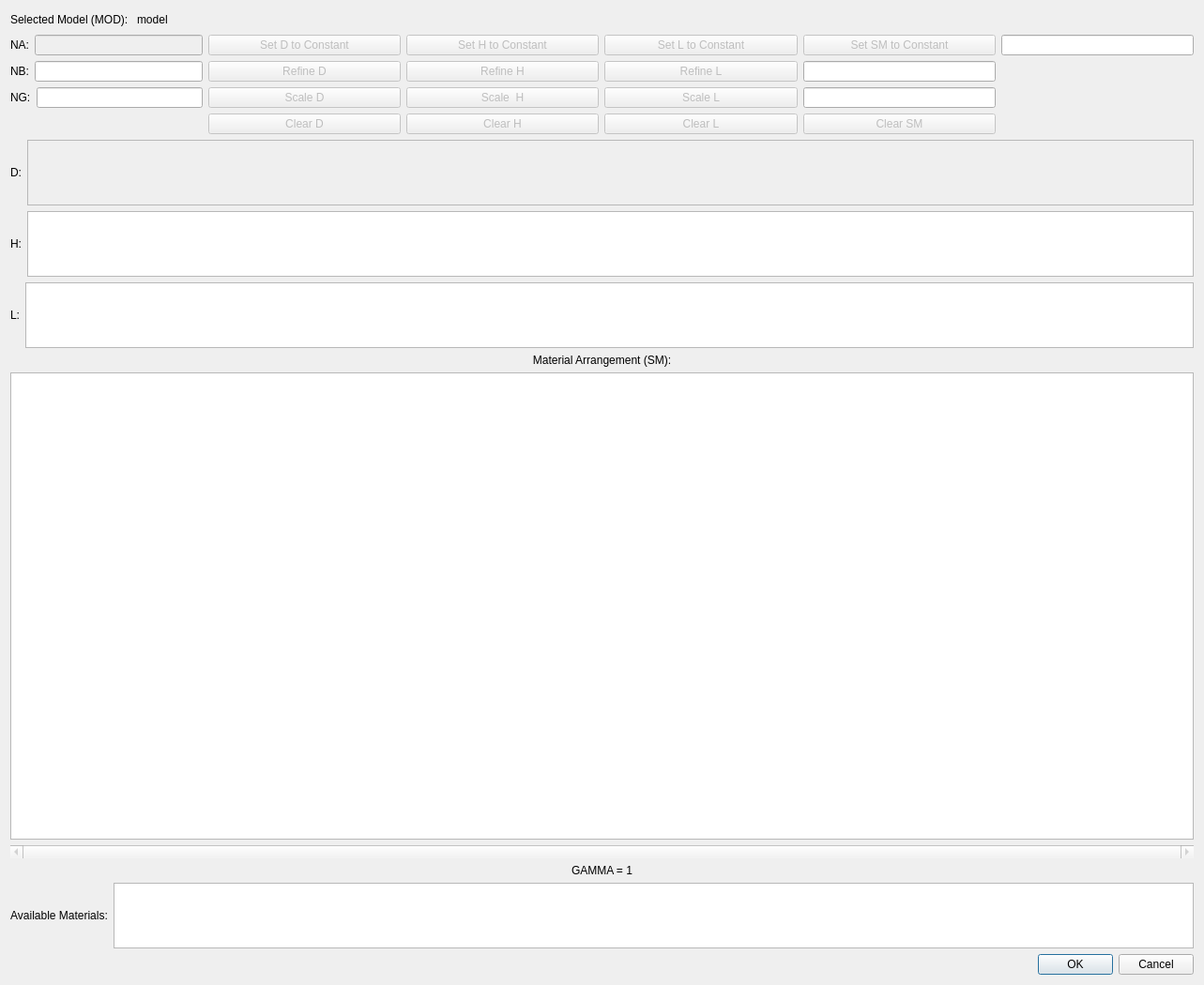
<?xml version="1.0" encoding="UTF-8"?>
<ui version="4.0">
 <class>user_ruc_dialog</class>
 <widget class="QDialog" name="user_ruc_dialog">
  <property name="geometry">
   <rect>
    <x>0</x>
    <y>0</y>
    <width>1283</width>
    <height>1050</height>
   </rect>
  </property>
  <property name="sizePolicy">
   <sizepolicy hsizetype="Fixed" vsizetype="Fixed">
    <horstretch>0</horstretch>
    <verstretch>0</verstretch>
   </sizepolicy>
  </property>
  <property name="windowTitle">
   <string>Define inputs for user RUC...</string>
  </property>
  <layout class="QVBoxLayout" name="verticalLayout_3">
   <item>
    <layout class="QHBoxLayout" name="horizontalLayout_5">
     <item>
      <widget class="QLabel" name="mod_label_text">
       <property name="text">
        <string>Selected Model (MOD): </string>
       </property>
      </widget>
     </item>
     <item>
      <widget class="QLabel" name="mod_label">
       <property name="text">
        <string>model</string>
       </property>
      </widget>
     </item>
     <item>
      <spacer name="horizontalSpacer_2">
       <property name="orientation">
        <enum>Qt::Horizontal</enum>
       </property>
       <property name="sizeHint" stdset="0">
        <size>
         <width>40</width>
         <height>20</height>
        </size>
       </property>
      </spacer>
     </item>
    </layout>
   </item>
   <item>
    <layout class="QGridLayout" name="gridLayout">
     <item row="0" column="0">
      <layout class="QHBoxLayout" name="horizontalLayout_4">
       <item>
        <widget class="QLabel" name="na_label">
         <property name="text">
          <string>NA:</string>
         </property>
        </widget>
       </item>
       <item>
        <widget class="QLineEdit" name="na_edit">
         <property name="enabled">
          <bool>false</bool>
         </property>
        </widget>
       </item>
      </layout>
     </item>
     <item row="0" column="1">
      <widget class="QPushButton" name="setD_pb">
       <property name="enabled">
        <bool>false</bool>
       </property>
       <property name="sizePolicy">
        <sizepolicy hsizetype="Expanding" vsizetype="Expanding">
         <horstretch>0</horstretch>
         <verstretch>0</verstretch>
        </sizepolicy>
       </property>
       <property name="text">
        <string>Set D to Constant</string>
       </property>
      </widget>
     </item>
     <item row="0" column="2">
      <widget class="QPushButton" name="setH_pb">
       <property name="enabled">
        <bool>false</bool>
       </property>
       <property name="sizePolicy">
        <sizepolicy hsizetype="Expanding" vsizetype="Expanding">
         <horstretch>0</horstretch>
         <verstretch>0</verstretch>
        </sizepolicy>
       </property>
       <property name="text">
        <string>Set H to Constant</string>
       </property>
      </widget>
     </item>
     <item row="0" column="3">
      <widget class="QPushButton" name="setL_pb">
       <property name="enabled">
        <bool>false</bool>
       </property>
       <property name="sizePolicy">
        <sizepolicy hsizetype="Expanding" vsizetype="Expanding">
         <horstretch>0</horstretch>
         <verstretch>0</verstretch>
        </sizepolicy>
       </property>
       <property name="text">
        <string>Set L to Constant</string>
       </property>
      </widget>
     </item>
     <item row="0" column="4">
      <widget class="QPushButton" name="setSM_pb">
       <property name="enabled">
        <bool>false</bool>
       </property>
       <property name="sizePolicy">
        <sizepolicy hsizetype="Expanding" vsizetype="Expanding">
         <horstretch>0</horstretch>
         <verstretch>0</verstretch>
        </sizepolicy>
       </property>
       <property name="text">
        <string>Set SM to Constant</string>
       </property>
      </widget>
     </item>
     <item row="0" column="5">
      <widget class="QLineEdit" name="val_edit">
       <property name="sizePolicy">
        <sizepolicy hsizetype="Expanding" vsizetype="Expanding">
         <horstretch>0</horstretch>
         <verstretch>0</verstretch>
        </sizepolicy>
       </property>
       <property name="toolTip">
        <string>Input constant value</string>
       </property>
      </widget>
     </item>
     <item row="1" column="0">
      <layout class="QHBoxLayout" name="horizontalLayout_3">
       <item>
        <widget class="QLabel" name="nb_label">
         <property name="text">
          <string>NB:</string>
         </property>
        </widget>
       </item>
       <item>
        <widget class="QLineEdit" name="nb_edit"/>
       </item>
      </layout>
     </item>
     <item row="1" column="1">
      <widget class="QPushButton" name="refineD_pb">
       <property name="enabled">
        <bool>false</bool>
       </property>
       <property name="sizePolicy">
        <sizepolicy hsizetype="Expanding" vsizetype="Expanding">
         <horstretch>0</horstretch>
         <verstretch>0</verstretch>
        </sizepolicy>
       </property>
       <property name="text">
        <string>Refine D</string>
       </property>
      </widget>
     </item>
     <item row="1" column="2">
      <widget class="QPushButton" name="refineH_pb">
       <property name="enabled">
        <bool>false</bool>
       </property>
       <property name="sizePolicy">
        <sizepolicy hsizetype="Expanding" vsizetype="Expanding">
         <horstretch>0</horstretch>
         <verstretch>0</verstretch>
        </sizepolicy>
       </property>
       <property name="text">
        <string>Refine H</string>
       </property>
      </widget>
     </item>
     <item row="1" column="3">
      <widget class="QPushButton" name="refineL_pb">
       <property name="enabled">
        <bool>false</bool>
       </property>
       <property name="sizePolicy">
        <sizepolicy hsizetype="Expanding" vsizetype="Expanding">
         <horstretch>0</horstretch>
         <verstretch>0</verstretch>
        </sizepolicy>
       </property>
       <property name="text">
        <string>Refine L</string>
       </property>
      </widget>
     </item>
     <item row="1" column="4">
      <widget class="QLineEdit" name="refine_edit">
       <property name="sizePolicy">
        <sizepolicy hsizetype="Expanding" vsizetype="Expanding">
         <horstretch>0</horstretch>
         <verstretch>0</verstretch>
        </sizepolicy>
       </property>
       <property name="toolTip">
        <string>Input constant value</string>
       </property>
      </widget>
     </item>
     <item row="2" column="0">
      <layout class="QHBoxLayout" name="horizontalLayout_2">
       <item>
        <widget class="QLabel" name="ng_label">
         <property name="text">
          <string>NG:</string>
         </property>
        </widget>
       </item>
       <item>
        <widget class="QLineEdit" name="ng_edit"/>
       </item>
      </layout>
     </item>
     <item row="2" column="1">
      <widget class="QPushButton" name="scaleD_pb">
       <property name="enabled">
        <bool>false</bool>
       </property>
       <property name="sizePolicy">
        <sizepolicy hsizetype="Expanding" vsizetype="Expanding">
         <horstretch>0</horstretch>
         <verstretch>0</verstretch>
        </sizepolicy>
       </property>
       <property name="text">
        <string>Scale D</string>
       </property>
      </widget>
     </item>
     <item row="2" column="2">
      <widget class="QPushButton" name="scaleH_pb">
       <property name="enabled">
        <bool>false</bool>
       </property>
       <property name="sizePolicy">
        <sizepolicy hsizetype="Expanding" vsizetype="Expanding">
         <horstretch>0</horstretch>
         <verstretch>0</verstretch>
        </sizepolicy>
       </property>
       <property name="text">
        <string>Scale  H</string>
       </property>
      </widget>
     </item>
     <item row="2" column="3">
      <widget class="QPushButton" name="scaleL_pb">
       <property name="enabled">
        <bool>false</bool>
       </property>
       <property name="sizePolicy">
        <sizepolicy hsizetype="Expanding" vsizetype="Expanding">
         <horstretch>0</horstretch>
         <verstretch>0</verstretch>
        </sizepolicy>
       </property>
       <property name="text">
        <string>Scale L</string>
       </property>
      </widget>
     </item>
     <item row="2" column="4">
      <widget class="QLineEdit" name="scale_edit">
       <property name="sizePolicy">
        <sizepolicy hsizetype="Expanding" vsizetype="Expanding">
         <horstretch>0</horstretch>
         <verstretch>0</verstretch>
        </sizepolicy>
       </property>
       <property name="toolTip">
        <string>Input constant value</string>
       </property>
      </widget>
     </item>
     <item row="3" column="1">
      <widget class="QPushButton" name="clearD_pb">
       <property name="enabled">
        <bool>false</bool>
       </property>
       <property name="sizePolicy">
        <sizepolicy hsizetype="Expanding" vsizetype="Expanding">
         <horstretch>0</horstretch>
         <verstretch>0</verstretch>
        </sizepolicy>
       </property>
       <property name="text">
        <string>Clear D</string>
       </property>
      </widget>
     </item>
     <item row="3" column="2">
      <widget class="QPushButton" name="clearH_pb">
       <property name="enabled">
        <bool>false</bool>
       </property>
       <property name="sizePolicy">
        <sizepolicy hsizetype="Expanding" vsizetype="Expanding">
         <horstretch>0</horstretch>
         <verstretch>0</verstretch>
        </sizepolicy>
       </property>
       <property name="text">
        <string>Clear H</string>
       </property>
      </widget>
     </item>
     <item row="3" column="3">
      <widget class="QPushButton" name="clearL_pb">
       <property name="enabled">
        <bool>false</bool>
       </property>
       <property name="sizePolicy">
        <sizepolicy hsizetype="Expanding" vsizetype="Expanding">
         <horstretch>0</horstretch>
         <verstretch>0</verstretch>
        </sizepolicy>
       </property>
       <property name="text">
        <string>Clear L</string>
       </property>
      </widget>
     </item>
     <item row="3" column="4">
      <widget class="QPushButton" name="clearSM_pb">
       <property name="enabled">
        <bool>false</bool>
       </property>
       <property name="sizePolicy">
        <sizepolicy hsizetype="Expanding" vsizetype="Expanding">
         <horstretch>0</horstretch>
         <verstretch>0</verstretch>
        </sizepolicy>
       </property>
       <property name="text">
        <string>Clear SM</string>
       </property>
      </widget>
     </item>
    </layout>
   </item>
   <item>
    <layout class="QVBoxLayout" name="all_table_layouts" stretch="1,1,1,10,1">
     <item>
      <layout class="QHBoxLayout" name="horizontalLayout_8">
       <item>
        <widget class="QLabel" name="D_label">
         <property name="sizePolicy">
          <sizepolicy hsizetype="Preferred" vsizetype="Minimum">
           <horstretch>0</horstretch>
           <verstretch>0</verstretch>
          </sizepolicy>
         </property>
         <property name="text">
          <string>D:</string>
         </property>
        </widget>
       </item>
       <item>
        <widget class="TableWithCopyPaste" name="D_table">
         <property name="enabled">
          <bool>false</bool>
         </property>
         <property name="sizePolicy">
          <sizepolicy hsizetype="Expanding" vsizetype="Expanding">
           <horstretch>0</horstretch>
           <verstretch>0</verstretch>
          </sizepolicy>
         </property>
        </widget>
       </item>
      </layout>
     </item>
     <item>
      <layout class="QHBoxLayout" name="horizontalLayout_7">
       <item>
        <widget class="QLabel" name="H_label">
         <property name="text">
          <string>H:</string>
         </property>
        </widget>
       </item>
       <item>
        <widget class="TableWithCopyPaste" name="H_table">
         <property name="sizePolicy">
          <sizepolicy hsizetype="Expanding" vsizetype="Expanding">
           <horstretch>0</horstretch>
           <verstretch>0</verstretch>
          </sizepolicy>
         </property>
        </widget>
       </item>
      </layout>
     </item>
     <item>
      <layout class="QHBoxLayout" name="horizontalLayout_6">
       <item>
        <widget class="QLabel" name="L_label">
         <property name="text">
          <string>L:</string>
         </property>
        </widget>
       </item>
       <item>
        <widget class="TableWithCopyPaste" name="L_table">
         <property name="sizePolicy">
          <sizepolicy hsizetype="Expanding" vsizetype="Expanding">
           <horstretch>0</horstretch>
           <verstretch>0</verstretch>
          </sizepolicy>
         </property>
        </widget>
       </item>
      </layout>
     </item>
     <item>
      <layout class="QVBoxLayout" name="verticalLayout">
       <item>
        <widget class="QLabel" name="SM_label">
         <property name="sizePolicy">
          <sizepolicy hsizetype="Expanding" vsizetype="Preferred">
           <horstretch>0</horstretch>
           <verstretch>0</verstretch>
          </sizepolicy>
         </property>
         <property name="text">
          <string>Material Arrangement (SM):</string>
         </property>
         <property name="alignment">
          <set>Qt::AlignCenter</set>
         </property>
        </widget>
       </item>
       <item>
        <widget class="TableWithCopyPaste" name="SM_table">
         <property name="sizePolicy">
          <sizepolicy hsizetype="Expanding" vsizetype="Expanding">
           <horstretch>0</horstretch>
           <verstretch>0</verstretch>
          </sizepolicy>
         </property>
        </widget>
       </item>
       <item>
        <widget class="QScrollBar" name="g_scrollbar">
         <property name="enabled">
          <bool>false</bool>
         </property>
         <property name="sizePolicy">
          <sizepolicy hsizetype="Expanding" vsizetype="Fixed">
           <horstretch>0</horstretch>
           <verstretch>0</verstretch>
          </sizepolicy>
         </property>
         <property name="minimum">
          <number>1</number>
         </property>
         <property name="maximum">
          <number>1</number>
         </property>
         <property name="orientation">
          <enum>Qt::Horizontal</enum>
         </property>
        </widget>
       </item>
       <item>
        <widget class="QLabel" name="gscroll_label">
         <property name="enabled">
          <bool>true</bool>
         </property>
         <property name="sizePolicy">
          <sizepolicy hsizetype="Expanding" vsizetype="Preferred">
           <horstretch>0</horstretch>
           <verstretch>0</verstretch>
          </sizepolicy>
         </property>
         <property name="text">
          <string>GAMMA = 1</string>
         </property>
         <property name="alignment">
          <set>Qt::AlignCenter</set>
         </property>
        </widget>
       </item>
      </layout>
     </item>
     <item>
      <layout class="QHBoxLayout" name="horizontalLayout">
       <item>
        <widget class="QLabel" name="avail_mats_label">
         <property name="sizePolicy">
          <sizepolicy hsizetype="Minimum" vsizetype="Minimum">
           <horstretch>0</horstretch>
           <verstretch>0</verstretch>
          </sizepolicy>
         </property>
         <property name="text">
          <string>Available Materials:</string>
         </property>
         <property name="alignment">
          <set>Qt::AlignCenter</set>
         </property>
        </widget>
       </item>
       <item>
        <widget class="QTextEdit" name="avail_mats">
         <property name="sizePolicy">
          <sizepolicy hsizetype="Expanding" vsizetype="Expanding">
           <horstretch>0</horstretch>
           <verstretch>0</verstretch>
          </sizepolicy>
         </property>
         <property name="readOnly">
          <bool>true</bool>
         </property>
        </widget>
       </item>
      </layout>
     </item>
    </layout>
   </item>
   <item>
    <layout class="QHBoxLayout" name="horizontalLayout_13">
     <item>
      <spacer name="horizontalSpacer">
       <property name="orientation">
        <enum>Qt::Horizontal</enum>
       </property>
       <property name="sizeHint" stdset="0">
        <size>
         <width>368</width>
         <height>18</height>
        </size>
       </property>
      </spacer>
     </item>
     <item>
      <widget class="QDialogButtonBox" name="buttonBox">
       <property name="orientation">
        <enum>Qt::Horizontal</enum>
       </property>
       <property name="standardButtons">
        <set>QDialogButtonBox::Cancel|QDialogButtonBox::Ok</set>
       </property>
      </widget>
     </item>
    </layout>
   </item>
  </layout>
 </widget>
 <customwidgets>
  <customwidget>
   <class>TableWithCopyPaste</class>
   <extends>QTableWidget</extends>
   <header>user_ruc_Dialog</header>
  </customwidget>
 </customwidgets>
 <resources/>
 <connections>
  <connection>
   <sender>buttonBox</sender>
   <signal>accepted()</signal>
   <receiver>user_ruc_dialog</receiver>
   <slot>accept_close()</slot>
   <hints>
    <hint type="sourcelabel">
     <x>248</x>
     <y>254</y>
    </hint>
    <hint type="destinationlabel">
     <x>157</x>
     <y>274</y>
    </hint>
   </hints>
  </connection>
  <connection>
   <sender>buttonBox</sender>
   <signal>rejected()</signal>
   <receiver>user_ruc_dialog</receiver>
   <slot>reject()</slot>
   <hints>
    <hint type="sourcelabel">
     <x>316</x>
     <y>260</y>
    </hint>
    <hint type="destinationlabel">
     <x>286</x>
     <y>274</y>
    </hint>
   </hints>
  </connection>
  <connection>
   <sender>na_edit</sender>
   <signal>textChanged(QString)</signal>
   <receiver>user_ruc_dialog</receiver>
   <slot>set_NA()</slot>
   <hints>
    <hint type="sourcelabel">
     <x>116</x>
     <y>52</y>
    </hint>
    <hint type="destinationlabel">
     <x>684</x>
     <y>678</y>
    </hint>
   </hints>
  </connection>
  <connection>
   <sender>nb_edit</sender>
   <signal>textChanged(QString)</signal>
   <receiver>user_ruc_dialog</receiver>
   <slot>set_NB()</slot>
   <hints>
    <hint type="sourcelabel">
     <x>115</x>
     <y>82</y>
    </hint>
    <hint type="destinationlabel">
     <x>684</x>
     <y>678</y>
    </hint>
   </hints>
  </connection>
  <connection>
   <sender>ng_edit</sender>
   <signal>textChanged(QString)</signal>
   <receiver>user_ruc_dialog</receiver>
   <slot>set_NG()</slot>
   <hints>
    <hint type="sourcelabel">
     <x>116</x>
     <y>112</y>
    </hint>
    <hint type="destinationlabel">
     <x>684</x>
     <y>678</y>
    </hint>
   </hints>
  </connection>
  <connection>
   <sender>setD_pb</sender>
   <signal>clicked()</signal>
   <receiver>user_ruc_dialog</receiver>
   <slot>setD_const()</slot>
   <hints>
    <hint type="sourcelabel">
     <x>242</x>
     <y>53</y>
    </hint>
    <hint type="destinationlabel">
     <x>684</x>
     <y>678</y>
    </hint>
   </hints>
  </connection>
  <connection>
   <sender>setH_pb</sender>
   <signal>clicked()</signal>
   <receiver>user_ruc_dialog</receiver>
   <slot>setH_const()</slot>
   <hints>
    <hint type="sourcelabel">
     <x>349</x>
     <y>53</y>
    </hint>
    <hint type="destinationlabel">
     <x>684</x>
     <y>678</y>
    </hint>
   </hints>
  </connection>
  <connection>
   <sender>setL_pb</sender>
   <signal>clicked()</signal>
   <receiver>user_ruc_dialog</receiver>
   <slot>setL_const()</slot>
   <hints>
    <hint type="sourcelabel">
     <x>454</x>
     <y>53</y>
    </hint>
    <hint type="destinationlabel">
     <x>684</x>
     <y>678</y>
    </hint>
   </hints>
  </connection>
  <connection>
   <sender>setSM_pb</sender>
   <signal>clicked()</signal>
   <receiver>user_ruc_dialog</receiver>
   <slot>setSM_const()</slot>
   <hints>
    <hint type="sourcelabel">
     <x>564</x>
     <y>53</y>
    </hint>
    <hint type="destinationlabel">
     <x>684</x>
     <y>678</y>
    </hint>
   </hints>
  </connection>
  <connection>
   <sender>g_scrollbar</sender>
   <signal>actionTriggered(int)</signal>
   <receiver>user_ruc_dialog</receiver>
   <slot>move_gamma_scrollbar()</slot>
   <hints>
    <hint type="sourcelabel">
     <x>420</x>
     <y>709</y>
    </hint>
    <hint type="destinationlabel">
     <x>684</x>
     <y>678</y>
    </hint>
   </hints>
  </connection>
  <connection>
   <sender>clearD_pb</sender>
   <signal>clicked()</signal>
   <receiver>user_ruc_dialog</receiver>
   <slot>clearD()</slot>
   <hints>
    <hint type="sourcelabel">
     <x>232</x>
     <y>120</y>
    </hint>
    <hint type="destinationlabel">
     <x>684</x>
     <y>678</y>
    </hint>
   </hints>
  </connection>
  <connection>
   <sender>clearH_pb</sender>
   <signal>clicked()</signal>
   <receiver>user_ruc_dialog</receiver>
   <slot>clearH()</slot>
   <hints>
    <hint type="sourcelabel">
     <x>319</x>
     <y>120</y>
    </hint>
    <hint type="destinationlabel">
     <x>684</x>
     <y>678</y>
    </hint>
   </hints>
  </connection>
  <connection>
   <sender>clearL_pb</sender>
   <signal>clicked()</signal>
   <receiver>user_ruc_dialog</receiver>
   <slot>clearL()</slot>
   <hints>
    <hint type="sourcelabel">
     <x>406</x>
     <y>120</y>
    </hint>
    <hint type="destinationlabel">
     <x>684</x>
     <y>678</y>
    </hint>
   </hints>
  </connection>
  <connection>
   <sender>clearSM_pb</sender>
   <signal>clicked()</signal>
   <receiver>user_ruc_dialog</receiver>
   <slot>clearSM()</slot>
   <hints>
    <hint type="sourcelabel">
     <x>493</x>
     <y>120</y>
    </hint>
    <hint type="destinationlabel">
     <x>684</x>
     <y>678</y>
    </hint>
   </hints>
  </connection>
  <connection>
   <sender>D_table</sender>
   <signal>cellChanged(int,int)</signal>
   <receiver>user_ruc_dialog</receiver>
   <slot>chk_D_table()</slot>
   <hints>
    <hint type="sourcelabel">
     <x>215</x>
     <y>184</y>
    </hint>
    <hint type="destinationlabel">
     <x>684</x>
     <y>678</y>
    </hint>
   </hints>
  </connection>
  <connection>
   <sender>H_table</sender>
   <signal>cellChanged(int,int)</signal>
   <receiver>user_ruc_dialog</receiver>
   <slot>chk_H_table()</slot>
   <hints>
    <hint type="sourcelabel">
     <x>215</x>
     <y>278</y>
    </hint>
    <hint type="destinationlabel">
     <x>684</x>
     <y>678</y>
    </hint>
   </hints>
  </connection>
  <connection>
   <sender>L_table</sender>
   <signal>cellChanged(int,int)</signal>
   <receiver>user_ruc_dialog</receiver>
   <slot>chk_L_table()</slot>
   <hints>
    <hint type="sourcelabel">
     <x>213</x>
     <y>372</y>
    </hint>
    <hint type="destinationlabel">
     <x>684</x>
     <y>678</y>
    </hint>
   </hints>
  </connection>
  <connection>
   <sender>SM_table</sender>
   <signal>cellChanged(int,int)</signal>
   <receiver>user_ruc_dialog</receiver>
   <slot>chk_SM_table()</slot>
   <hints>
    <hint type="sourcelabel">
     <x>420</x>
     <y>548</y>
    </hint>
    <hint type="destinationlabel">
     <x>684</x>
     <y>678</y>
    </hint>
   </hints>
  </connection>
  <connection>
   <sender>refineD_pb</sender>
   <signal>clicked()</signal>
   <receiver>user_ruc_dialog</receiver>
   <slot>setD_refine()</slot>
   <hints>
    <hint type="sourcelabel">
     <x>233</x>
     <y>82</y>
    </hint>
    <hint type="destinationlabel">
     <x>684</x>
     <y>678</y>
    </hint>
   </hints>
  </connection>
  <connection>
   <sender>refineH_pb</sender>
   <signal>clicked()</signal>
   <receiver>user_ruc_dialog</receiver>
   <slot>setH_refine()</slot>
   <hints>
    <hint type="sourcelabel">
     <x>314</x>
     <y>82</y>
    </hint>
    <hint type="destinationlabel">
     <x>684</x>
     <y>678</y>
    </hint>
   </hints>
  </connection>
  <connection>
   <sender>refineL_pb</sender>
   <signal>clicked()</signal>
   <receiver>user_ruc_dialog</receiver>
   <slot>setL_refine()</slot>
   <hints>
    <hint type="sourcelabel">
     <x>400</x>
     <y>81</y>
    </hint>
    <hint type="destinationlabel">
     <x>684</x>
     <y>678</y>
    </hint>
   </hints>
  </connection>
  <connection>
   <sender>scaleH_pb</sender>
   <signal>clicked()</signal>
   <receiver>user_ruc_dialog</receiver>
   <slot>setH_scale()</slot>
   <hints>
    <hint type="sourcelabel">
     <x>314</x>
     <y>132</y>
    </hint>
    <hint type="destinationlabel">
     <x>684</x>
     <y>678</y>
    </hint>
   </hints>
  </connection>
  <connection>
   <sender>scaleD_pb</sender>
   <signal>clicked()</signal>
   <receiver>user_ruc_dialog</receiver>
   <slot>setD_scale()</slot>
   <hints>
    <hint type="sourcelabel">
     <x>233</x>
     <y>132</y>
    </hint>
    <hint type="destinationlabel">
     <x>684</x>
     <y>678</y>
    </hint>
   </hints>
  </connection>
  <connection>
   <sender>scaleL_pb</sender>
   <signal>clicked()</signal>
   <receiver>user_ruc_dialog</receiver>
   <slot>setL_scale()</slot>
   <hints>
    <hint type="sourcelabel">
     <x>400</x>
     <y>131</y>
    </hint>
    <hint type="destinationlabel">
     <x>684</x>
     <y>678</y>
    </hint>
   </hints>
  </connection>
 </connections>
 <slots>
  <signal>tableupdated()</signal>
  <slot>set_NA()</slot>
  <slot>set_NB()</slot>
  <slot>set_NG()</slot>
  <slot>setD_const()</slot>
  <slot>setH_const()</slot>
  <slot>setL_const()</slot>
  <slot>setSM_const()</slot>
  <slot>setD_refine()</slot>
  <slot>setH_refine()</slot>
  <slot>setL_refine()</slot>
  <slot>clearD()</slot>
  <slot>clearH()</slot>
  <slot>clearL()</slot>
  <slot>clearSM()</slot>
  <slot>move_gamma_scrollbar()</slot>
  <slot>chk_D_table()</slot>
  <slot>chk_H_table()</slot>
  <slot>chk_L_table()</slot>
  <slot>chk_SM_table()</slot>
  <slot>accept_close()</slot>
  <slot>setD_scale()</slot>
  <slot>setH_scale()</slot>
  <slot>setL_scale()</slot>
  <slot>chk_N_vals()</slot>
 </slots>
</ui>
